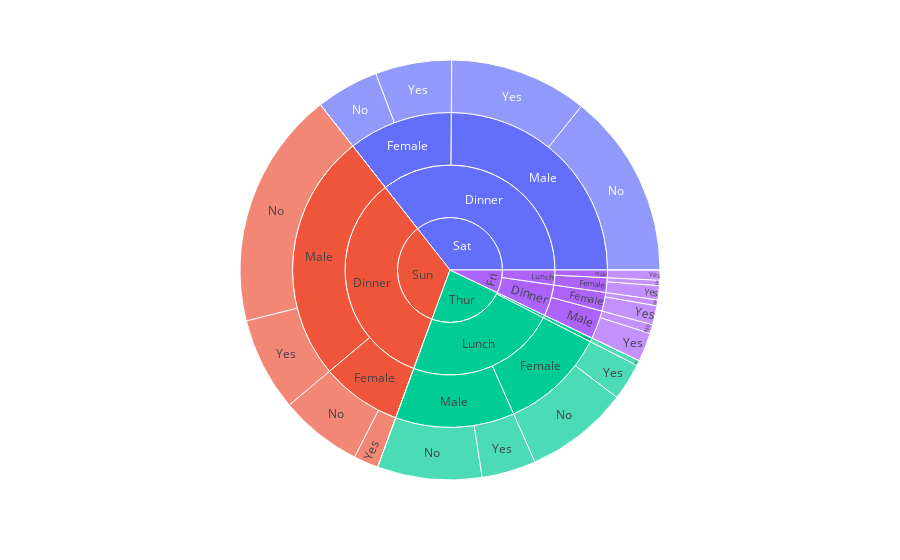

The notebook cell this image was saved under:
### Code cell
#sunburst
px.sunburst(
    data_frame=tips,
    path=['day','time','sex','smoker'],
    values='tip'
)

### Figure 1 — Plotly figure (JSON) as saved in the notebook; plotly's stock layout.template omitted (floating-point values rounded to 4 significant figures)
{"data": [{"branchvalues": "total", "domain": {"x": [0, 1], "y": [0, 1]}, "hovertemplate": "labels=%{label}<br>tip=%{value}<br>parent=%{parent}<br>id=%{id}<extra></extra>", "ids": ["Thur/Lunch/Male/Yes", "Fri/Lunch/Male/Yes", "Sat/Lunch/Male/Yes", "Sun/Lunch/Male/Yes", "Thur/Dinner/Male/Yes", "Fri/Dinner/Male/Yes", "Sat/Dinner/Male/Yes", "Sun/Dinner/Male/Yes", "Thur/Lunch/Female/Yes", "Fri/Lunch/Female/Yes", "Sat/Lunch/Female/Yes", "Sun/Lunch/Female/Yes", "Thur/Dinner/Female/Yes", "Fri/Dinner/Female/Yes", "Sat/Dinner/Female/Yes", "Sun/Dinner/Female/Yes", "Thur/Lunch/Male/No", "Fri/Lunch/Male/No", "Sat/Lunch/Male/No", "Sun/Lunch/Male/No", "Thur/Dinner/Male/No", "Fri/Dinner/Male/No", "Sat/Dinner/Male/No", "Sun/Dinner/Male/No", "Thur/Lunch/Female/No", "Fri/Lunch/Female/No", "Sat/Lunch/Female/No", "Sun/Lunch/Female/No", "Thur/Dinner/Female/No", "Fri/Dinner/Female/No", "Sat/Dinner/Female/No", "Sun/Dinner/Female/No", "Thur/Lunch/Male", "Fri/Lunch/Male", "Sat/Lunch/Male", "Sun/Lunch/Male", "Thur/Dinner/Male", "Fri/Dinner/Male", "Sat/Dinner/Male", "Sun/Dinner/Male", "Thur/Lunch/Female", "Fri/Lunch/Female", "Sat/Lunch/Female", "Sun/Lunch/Female", "Thur/Dinner/Female", "Fri/Dinner/Female", "Sat/Dinner/Female", "Sun/Dinner/Female", "Thur/Lunch", "Fri/Lunch", "Sat/Lunch", "Sun/Lunch", "Thur/Dinner", "Fri/Dinner", "Sat/Dinner", "Sun/Dinner", "Thur", "Fri", "Sat", "Sun"], "labels": ["Yes", "Yes", "Yes", "Yes", "Yes", "Yes", "Yes", "Yes", "Yes", "Yes", "Yes", "Yes", "Yes", "Yes", "Yes", "Yes", "No", "No", "No", "No", "No", "No", "No", "No", "No", "No", "No", "No", "No", "No", "No", "No", "Male", "Male", "Male", "Male", "Male", "Male", "Male", "Male", "Female", "Female", "Female", "Female", "Female", "Female", "Female", "Female", "Lunch", "Lunch", "Lunch", "Lunch", "Dinner", "Dinner", "Dinner", "Dinner", "Thur", "Fri", "Sat", "Sun"], "name": "", "parents": ["Thur/Lunch/Male", "Fri/Lunch/Male", "Sat/Lunch/Male", "Sun/Lunch/Male", "Thur/Dinner/Male", "Fri/Dinner/Male", "Sat/Dinner/Male", "Sun/Dinner/Male", "Thur/Lunch/Female", "Fri/Lunch/Female", "Sat/Lunch/Female", "Sun/Lunch/Female", "Thur/Dinner/Female", "Fri/Dinner/Female", "Sat/Dinner/Female", "Sun/Dinner/Female", "Thur/Lunch/Male", "Fri/Lunch/Male", "Sat/Lunch/Male", "Sun/Lunch/Male", "Thur/Dinner/Male", "Fri/Dinner/Male", "Sat/Dinner/Male", "Sun/Dinner/Male", "Thur/Lunch/Female", "Fri/Lunch/Female", "Sat/Lunch/Female", "Sun/Lunch/Female", "Thur/Dinner/Female", "Fri/Dinner/Female", "Sat/Dinner/Female", "Sun/Dinner/Female", "Thur/Lunch", "Fri/Lunch", "Sat/Lunch", "Sun/Lunch", "Thur/Dinner", "Fri/Dinner", "Sat/Dinner", "Sun/Dinner", "Thur/Lunch", "Fri/Lunch", "Sat/Lunch", "Sun/Lunch", "Thur/Dinner", "Fri/Dinner", "Sat/Dinner", "Sun/Dinner", "Thur", "Fri", "Sat", "Sun", "Thur", "Fri", "Sat", "Sun", "", "", "", ""], "type": "sunburst", "values": [30.58, 5.7, 0, 0, 0, 16.23, 77.74, 52.82, 20.93, 7.98, 0, 0, 0, 10.8, 43.03, 14, 58.83, 0, 0, 0, 0, 5, 104.2, 134.0, 58.49, 3, 0, 0, 3, 3.25, 35.42, 46.61, 89.41, 5.7, 0, 0, 0, 21.23, 181.9, 186.8, 79.42, 10.98, 0, 0, 3, 14.05, 78.45, 60.61, 168.8, 16.68, 0, 0, 3, 35.28, 260.4, 247.4, 171.8, 51.96, 260.4, 247.4]}], "layout": {"legend": {"tracegroupgap": 0}, "margin": {"t": 60}}}
